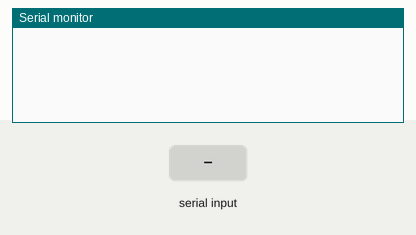
Recording of a sketch running on a simulated Arduino Uno, built with avr-gcc and run on an emulated ATmega328P. On the bench: the last lines printed to the serial monitor. The inputs (shaded band) are chosen by the test bench.

Above: at 1.2 s.
1.3 s: "90,45,200\n" received over Serial
At 3.5 s:
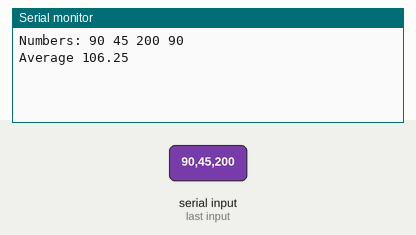
3.8 s: "30,150,10\n" received over Serial
At 5.6 s:
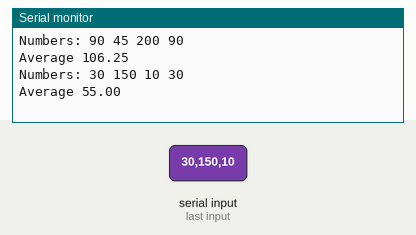

Measured:
- after the input at 1.3 s, the serial monitor: prints a new line after 1.0 s (image 1)
- after the input at 3.8 s, the serial monitor: prints a new line after 1.0 s (image 2)

The sketch:

P3.ino
```cpp
// Shahriar Nasim Nafi
// ID: 190205154
// Section: C1
// Github Link: https://github.com/SNNafi/EEE3210/blob/main/Assignment1/P3/P3.ino

// 3.  Consider an array of 4 elements (initialize inputs in the code).
// Write a program that calculates the average of these 4 numbers.

/**
  Input: 1,2,3,4

  Output:
  Numbers: 1 2 3 4
  Average 2.50

*/

void setup()  {
   Serial.begin(9600);
}

void loop() {
  if (Serial.available()) {
    char buffer[100];
    int i = -1;
    int nums[4];
    String string = Serial.readString();

    int index1 = string.indexOf(',');
    nums[++i] = string.substring(0, index1).toInt();

    int index2 = string.indexOf(',', index1 + 1);
    nums[++i] = string.substring(index1 + 1, index2).toInt();

    int index3 = string.indexOf(',', index2 + 1);
    nums[++i] = string.substring(index2 + 1, index3).toInt();

    nums[++i] = string.substring(index3 + 1).toInt();

    double avg = average4(nums[0], nums[1], nums[2], nums[3]);
    sprintf(buffer, "\nNumbers: %d %d %d %d\nAverage %s\n", nums[0], nums[1], nums[2], nums[3], String(avg, 2).c_str());
    Serial.print(buffer);
  }

}

double average4(int a, int b, int c, int d) {
    return static_cast<double>(a + b + c + d) / 4.0;
}
```
